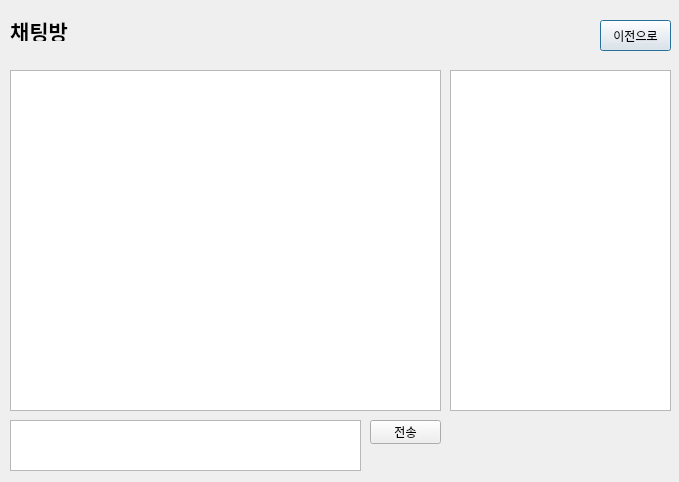
<?xml version="1.0" encoding="UTF-8"?>
<ui version="4.0">
 <class>Form</class>
 <widget class="QDialog" name="Form">
  <property name="windowModality">
   <enum>Qt::WindowModal</enum>
  </property>
  <property name="geometry">
   <rect>
    <x>0</x>
    <y>0</y>
    <width>679</width>
    <height>482</height>
   </rect>
  </property>
  <property name="windowTitle">
   <string>Form</string>
  </property>
  <widget class="QPushButton" name="btn_home">
   <property name="geometry">
    <rect>
     <x>600</x>
     <y>20</y>
     <width>71</width>
     <height>31</height>
    </rect>
   </property>
   <property name="text">
    <string>이전으로</string>
   </property>
  </widget>
  <widget class="QPlainTextEdit" name="txt_Message">
   <property name="geometry">
    <rect>
     <x>10</x>
     <y>420</y>
     <width>351</width>
     <height>51</height>
    </rect>
   </property>
  </widget>
  <widget class="QLabel" name="lbl_Title">
   <property name="geometry">
    <rect>
     <x>10</x>
     <y>20</y>
     <width>71</width>
     <height>21</height>
    </rect>
   </property>
   <property name="font">
    <font>
     <pointsize>16</pointsize>
     <bold>true</bold>
    </font>
   </property>
   <property name="text">
    <string>채팅방</string>
   </property>
  </widget>
  <widget class="QPushButton" name="btn_send">
   <property name="geometry">
    <rect>
     <x>370</x>
     <y>420</y>
     <width>71</width>
     <height>24</height>
    </rect>
   </property>
   <property name="text">
    <string>전송</string>
   </property>
  </widget>
  <widget class="QListWidget" name="chatlistWidget">
   <property name="geometry">
    <rect>
     <x>10</x>
     <y>70</y>
     <width>431</width>
     <height>341</height>
    </rect>
   </property>
  </widget>
  <widget class="QListWidget" name="friendWidget">
   <property name="geometry">
    <rect>
     <x>450</x>
     <y>70</y>
     <width>221</width>
     <height>341</height>
    </rect>
   </property>
  </widget>
 </widget>
 <resources/>
 <connections/>
</ui>
